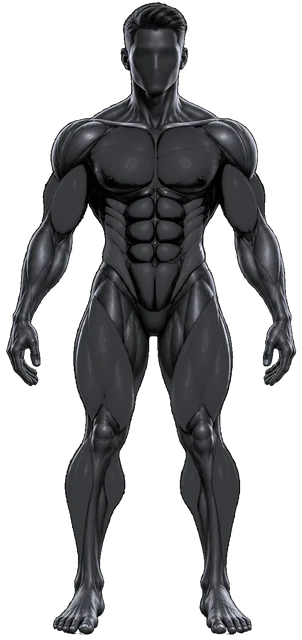
#> input picture branding/body/male_front-art.webp, 302 x 640 px; its folder holds 4 pictures in this run
$ python gen-scale-segments.py ../branding/body/female_back-art.webp
#> lines starting #> are read from the running program, lines starting #| are printed output that depends on the picture
#> in main, art is the input picture: PIL image 302x640 RGBA; mean R, G, B, A 24.8, 25.5, 26.9, 105.4
#!/usr/bin/env python3
"""The scale's five body segments on the project's anatomical figures (branding/body/<key>-art.webp, made by
scripts/gen-body-figures.py) → branding/body/<key>-seg.webp: R = segment id (0 outside / head, 1 trunk, 2 left arm,
3 right arm, 4 left leg, 5 right leg — the client's own left and right, so on the front view the client's left is
on the image's right). Cut from the silhouette's alpha, row by row: the run through the midline is the trunk, runs
beside it are the arms (deltoids go to the arm beyond the armpit width), below the crotch the two runs are the
legs; the head and neck stay out. Shipped with the other body assets (scripts/apply-exercise-assets.py).
Run after the figures change: python3 scripts/gen-scale-segments.py [--debug DIR]
"""

from __future__ import annotations

import sys
from pathlib import Path

from PIL import Image

ROOT = Path(__file__).resolve().parents[1]
BODY = ROOT / "branding" / "body"
KEYS = ("male_front", "male_back", "female_front", "female_back")
TRUNK, L_ARM, R_ARM, L_LEG, R_LEG = 1, 2, 3, 4, 5
DEBUG_COL = {0: (0, 0, 0, 0), TRUNK: (34, 197, 94, 255), L_ARM: (59, 130, 246, 255), R_ARM: (236, 72, 153, 255),
             L_LEG: (250, 204, 21, 255), R_LEG: (168, 85, 247, 255)}


def runs(row: list[bool]) -> list[tuple[int, int]]:
    out, start = [], None
    for x, on in enumerate(row + [False]):
        if on and start is None:
            start = x
        elif not on and start is not None:
            out.append((start, x - 1))
            start = None
    return out


def segment(art: Image.Image, front: bool) -> Image.Image:
#> called with front = True
    w, h = art.size
#> w = 302; h = 640
    a = art.getchannel("A").load()
    mask = [[a[x, y] > 40 for x in range(w)] for y in range(h)]
#> mask = 640 items
    rows = [runs(mask[y]) for y in range(h)]
#> after the loop in runs, `for x, on in enumerate(row + [False]):`: out = []
#> rows = 640 items
    # midline: the centre of the widest run in the middle of the figure
    mid = w / 2
#> mid = 151
    # neck: the narrowest single run in the top fifth below the head's widest row
    top = next(y for y in range(h) if rows[y])
#> top = 2
    head_w = [(r[-1][1] - r[0][0]) if r else 0 for r in rows]
#> head_w = 640 values, max 289 at index 349, min 0 at index 0, mean 174.5
    y_headmax = max(range(top, top + h // 10), key=lambda y: head_w[y])
#> y_headmax = 52
    y_neck = min(range(y_headmax, top + h // 5), key=lambda y: head_w[y])
#> y_neck = 86
    # armpit: first row below the neck where three or more runs appear (arm | trunk | arm)
    y_pit = next((y for y in range(y_neck, h // 2) if len(rows[y]) >= 3), h // 3)
#> y_pit = 205
    trunk_run = min(rows[y_pit], key=lambda r: abs((r[0] + r[1]) / 2 - mid))
#> trunk_run = (89, 218)
    pit_half = (trunk_run[1] - trunk_run[0]) / 2 + 2
#> pit_half = 66.5
    # crotch: first row below the middle where the midline is outside the figure
    y_crotch = next((y for y in range(int(h * 0.42), h) if not mask[y][int(mid)]), int(h * 0.5))
#> y_crotch = 337
    out = Image.new("L", (w, h), 0)
#> out: PIL image 302x640 L; every value is 0
    o = out.load()
    for y in range(y_neck + 2, h):
        # below the crotch: on each side the run nearest the midline is the leg, any further out is a hand
        legs = set()
        for side in (-1, 1):
            cand = [r for r in rows[y] if ((r[0] + r[1]) / 2 - mid) * side > 0 or r[0] <= mid <= r[1]]
            if cand:
                legs.add(min(cand, key=lambda r: abs((r[0] + r[1]) / 2 - mid)))
        for (x0, x1) in rows[y]:
            for x in range(x0, x1 + 1):
                image_left = x < mid
                if y >= y_crotch:
                    seg = "leg" if (x0, x1) in legs or abs((x0 + x1) / 2 - mid) < w * 0.3 else "arm"
                elif y < y_pit:
                    # shoulders: within the armpit width = trunk, beyond = the arm's deltoid
                    seg = "trunk" if abs(x - mid) <= pit_half else "arm"
                else:
                    seg = "trunk" if x0 <= mid <= x1 else "arm"
                # front view: the image's left is the client's right; back view: the same side
                client_left = (not image_left) if front else image_left
                if seg == "trunk":
                    v = TRUNK
                elif seg == "arm":
                    v = L_ARM if client_left else R_ARM
                else:
                    v = L_LEG if client_left else R_LEG
                o[x, y] = v
    return out


def main() -> int:
    debug = Path(sys.argv[sys.argv.index("--debug") + 1]) if "--debug" in sys.argv else None
    for key in KEYS:
        art = Image.open(BODY / f"{key}-art.webp").convert("RGBA")
        seg = segment(art, key.endswith("front"))
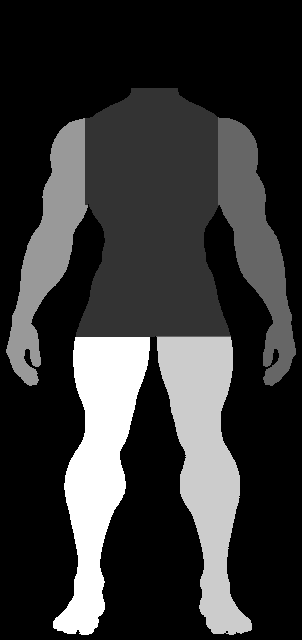
#> seg: PIL image 302x640 L; min 0, max 5, mean 1.05; drawn with min black and max white
        Image.merge("RGB", (seg, Image.new("L", seg.size, 0), Image.new("L", seg.size, 0))).save(
            BODY / f"{key}-seg.webp", "WEBP", lossless=True, method=6)
        if debug:
            debug.mkdir(parents=True, exist_ok=True)
            col = Image.new("RGBA", seg.size)
            px, sp = col.load(), seg.load()
            for y in range(seg.size[1]):
                for x in range(seg.size[0]):
                    px[x, y] = DEBUG_COL[sp[x, y]]
            Image.alpha_composite(art, Image.blend(Image.new("RGBA", seg.size), col, 0.6)).save(debug / f"{key}.png")
        print(f"{key}: {seg.size}")
#| male_front: (302, 640)
#> pass 2 of the loop in main, `for key in KEYS:`:
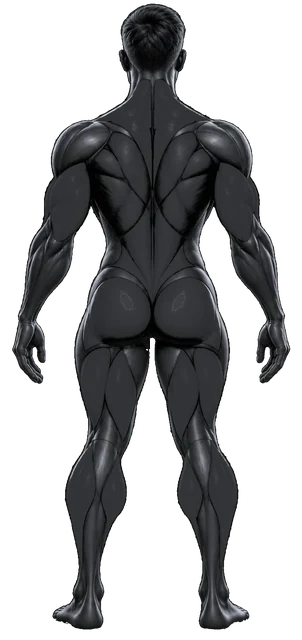
#> input picture branding/body/male_back-art.webp, 302 x 640 px
#> in main, art is the input picture: PIL image 302x640 RGBA; mean R, G, B, A 21.8, 22.5, 23.7, 103.3
#> in main, `seg = segment(art, key.endswith("front"))`:
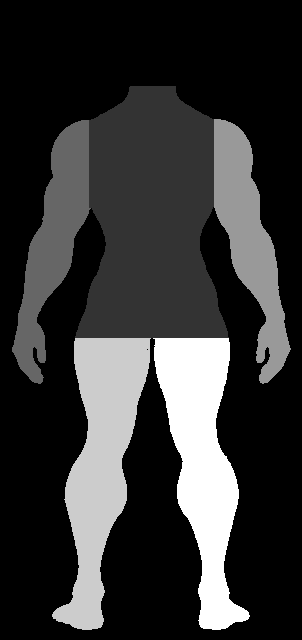
#> seg: PIL image 302x640 L; min 0, max 5, mean 1.03; drawn with min black and max white
#| male_back: (302, 640)
#> pass 3 of the loop in main, `for key in KEYS:`:
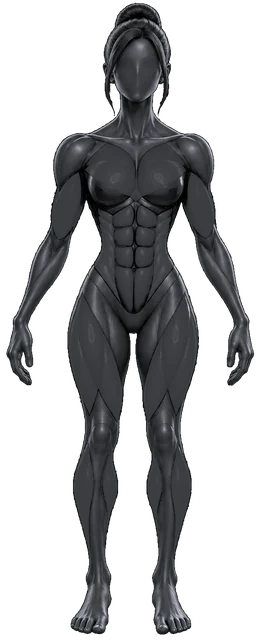
#> input picture branding/body/female_front-art.webp, 260 x 640 px
#> in main, art is the input picture: PIL image 260x640 RGBA; mean R, G, B, A 24.3, 25, 26.3, 92.8
#> in main, `seg = segment(art, key.endswith("front"))`:
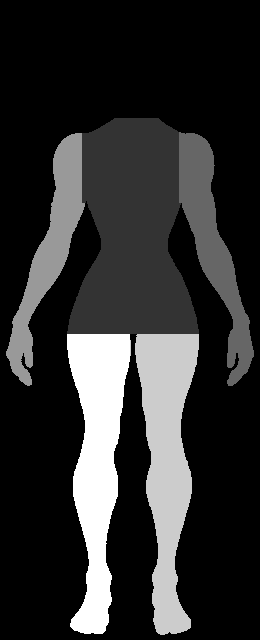
#> seg: PIL image 260x640 L; min 0, max 5, mean 0.922; drawn with min black and max white
#| female_front: (260, 640)
#> the loop made 4 passes; the first 3 are shown
    return 0


if __name__ == "__main__":
    raise SystemExit(main())
#> (the program exits here)
